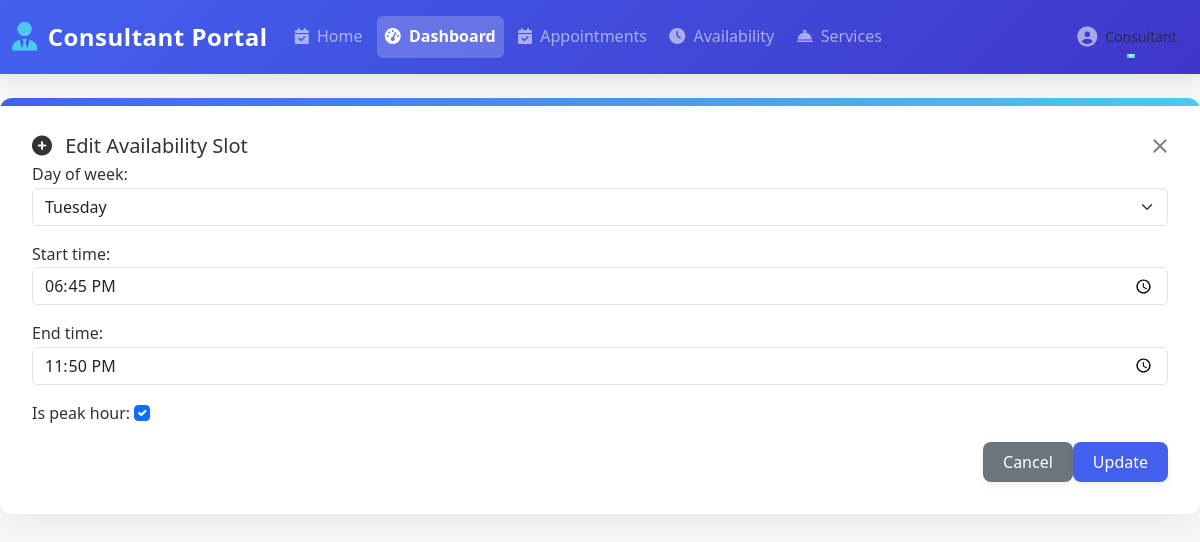
Screenshot of /availability/1/edit/ with the database file from the repository.
### assist/models.py (models this page shows, shortened)
class Availability(models.Model):
    consultant = models.ForeignKey(
        Consultant, on_delete=models.CASCADE, related_name="availabilities"
    )
    day_of_week = models.CharField(
        max_length=9,
        choices=[
            ("Monday", "Monday"),
            ("Tuesday", "Tuesday"),
            ("Wednesday", "Wednesday"),
            ("Thursday", "Thursday"),
            ("Friday", "Friday"),
            ("Saturday", "Saturday"),
            ("Sunday", "Sunday"),
        ],
    )
    start_time = models.TimeField()
    end_time = models.TimeField()
    is_peak_hour = models.BooleanField(default=False)  # for analytics, optional

### assist/views.py (the view)
class AvailabilityUpdateView(UpdateView):
    model = Availability
    form_class = AvailabilityForm
    template_name = "modals/availability_form.html"
    success_url = reverse_lazy("consultant_availability")

### assist/forms.py (shortened to what this page needs)
class AvailabilityForm(forms.ModelForm):
    class Meta:
        model = Availability
        fields = ["day_of_week", "start_time", "end_time", "is_peak_hour"]
        widgets = {
            "day_of_week": forms.Select(attrs={"class": "form-select"}),
            "start_time": forms.TimeInput(
                attrs={"type": "time", "class": "form-control"}
            ),
            "end_time": forms.TimeInput(
                attrs={"type": "time", "class": "form-control"}
            ),
            "is_peak_hour": forms.CheckboxInput(attrs={"class": "form-check-input"}),
        }

### assist/context_processors.py (called while the page is built)
def unread_notifications(request):
    unread_count = 0
    if request.user.is_authenticated:
        unread_count = request.user.notifications.filter(read=False).count()
    return {"unread_count": unread_count}

### assist/templates/modals/availability_form.html (shortened to what this page needs)
{% extends 'consultant/base.html' %}
{% block content %}
<div class="modal-header">
    <h5 class="modal-title" id="{{ modal_id }}Label">
        <i class="fas fa-plus-circle me-2"></i>
        {% if form.instance.pk %}Edit{% else %}Add{% endif %} Availability Slot
    </h5>
    <button type="button" class="btn-close" data-bs-dismiss="modal" aria-label="Close"></button>
</div>
<form method="post" action="{% if form.instance.pk %}{% url 'add_availability' form.instance.pk %}{% else %}{% url 'add_availability' %}{% endif %}">
    <div class="modal-body">
        {{ form.as_p }}
    </div>
    <div class="modal-footer">
        <button type="button" class="btn btn-secondary" data-bs-dismiss="modal">Cancel</button>
        <button type="submit" class="btn btn-primary">{% if form.instance.pk %}Update{% else %}Add{% endif %}</button>
    </div>
</form>
{% endblock %}

### assist/templates/consultant/base.html (style rules this page uses)
:root { --primary-color: #4361ee; --secondary-color: #3f37c9; --accent-color: #4cc9f0; --light-color: #f8f9fa; --dark-color: #212529; --success-color: #4bb543; --warning-color: #ffcc00; --danger-color: #ff3333; --sidebar-width: 280px; }
body { font-family: 'Segoe UI', Tahoma, Geneva, Verdana, sans-serif; background-color: #f5f7fa; color: #333; line-height: 1.6; overflow-x: hidden; }
.btn { border-radius: 8px; padding: 0.5rem 1.25rem; font-weight: 500; transition: all 0.3s ease; border: none; box-shadow: 0 4px 6px rgba(0, 0, 0, 0.05); }
.btn-primary { background-color: var(--primary-color); }

### rows the page displays
Availability: day_of_week "Tuesday", start_time "18:45:00", end_time "23:50:00", is_peak_hour "☑"
